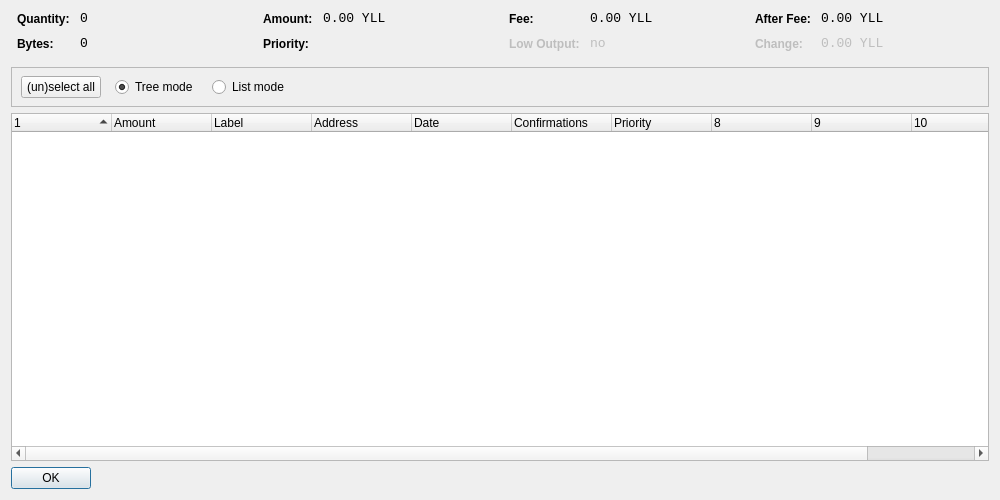
<?xml version="1.0" encoding="UTF-8"?>
<ui version="4.0">
 <class>CoinControlDialog</class>
 <widget class="QDialog" name="CoinControlDialog">
  <property name="geometry">
   <rect>
    <x>0</x>
    <y>0</y>
    <width>1000</width>
    <height>500</height>
   </rect>
  </property>
  <property name="windowTitle">
   <string>Coin Control</string>
  </property>
  <layout class="QVBoxLayout" name="verticalLayout">
   <item>
    <layout class="QHBoxLayout" name="horizontalLayoutTop" stretch="0,0,0,0">
     <property name="topMargin">
      <number>0</number>
     </property>
     <property name="bottomMargin">
      <number>10</number>
     </property>
     <item>
      <layout class="QFormLayout" name="formLayoutCoinControl1">
       <property name="horizontalSpacing">
        <number>10</number>
       </property>
       <property name="verticalSpacing">
        <number>10</number>
       </property>
       <property name="leftMargin">
        <number>6</number>
       </property>
       <property name="rightMargin">
        <number>6</number>
       </property>
       <item row="0" column="0">
        <widget class="QLabel" name="labelCoinControlQuantityText">
         <property name="styleSheet">
          <string notr="true">font-weight:bold;</string>
         </property>
         <property name="text">
          <string>Quantity:</string>
         </property>
        </widget>
       </item>
       <item row="0" column="1">
        <widget class="QLabel" name="labelCoinControlQuantity">
         <property name="font">
          <font>
           <family>Monospace</family>
           <pointsize>10</pointsize>
          </font>
         </property>
         <property name="cursor">
          <cursorShape>IBeamCursor</cursorShape>
         </property>
         <property name="contextMenuPolicy">
          <enum>Qt::ActionsContextMenu</enum>
         </property>
         <property name="text">
          <string notr="true">0</string>
         </property>
         <property name="textInteractionFlags">
          <set>Qt::LinksAccessibleByMouse|Qt::TextSelectableByKeyboard|Qt::TextSelectableByMouse</set>
         </property>
        </widget>
       </item>
       <item row="1" column="0">
        <widget class="QLabel" name="labelCoinControlBytesText">
         <property name="styleSheet">
          <string notr="true">font-weight:bold;</string>
         </property>
         <property name="text">
          <string>Bytes:</string>
         </property>
        </widget>
       </item>
       <item row="1" column="1">
        <widget class="QLabel" name="labelCoinControlBytes">
         <property name="font">
          <font>
           <family>Monospace</family>
           <pointsize>10</pointsize>
          </font>
         </property>
         <property name="cursor">
          <cursorShape>IBeamCursor</cursorShape>
         </property>
         <property name="contextMenuPolicy">
          <enum>Qt::ActionsContextMenu</enum>
         </property>
         <property name="text">
          <string notr="true">0</string>
         </property>
         <property name="textInteractionFlags">
          <set>Qt::LinksAccessibleByMouse|Qt::TextSelectableByKeyboard|Qt::TextSelectableByMouse</set>
         </property>
        </widget>
       </item>
      </layout>
     </item>
     <item>
      <layout class="QFormLayout" name="formLayoutCoinControl2">
       <property name="horizontalSpacing">
        <number>10</number>
       </property>
       <property name="verticalSpacing">
        <number>10</number>
       </property>
       <property name="leftMargin">
        <number>6</number>
       </property>
       <property name="rightMargin">
        <number>6</number>
       </property>
       <item row="0" column="0">
        <widget class="QLabel" name="labelCoinControlAmountText">
         <property name="styleSheet">
          <string notr="true">font-weight:bold;</string>
         </property>
         <property name="text">
          <string>Amount:</string>
         </property>
        </widget>
       </item>
       <item row="0" column="1">
        <widget class="QLabel" name="labelCoinControlAmount">
         <property name="font">
          <font>
           <family>Monospace</family>
           <pointsize>10</pointsize>
          </font>
         </property>
         <property name="cursor">
          <cursorShape>IBeamCursor</cursorShape>
         </property>
         <property name="contextMenuPolicy">
          <enum>Qt::ActionsContextMenu</enum>
         </property>
         <property name="text">
          <string notr="true">0.00 YLL</string>
         </property>
         <property name="textInteractionFlags">
          <set>Qt::LinksAccessibleByMouse|Qt::TextSelectableByKeyboard|Qt::TextSelectableByMouse</set>
         </property>
        </widget>
       </item>
       <item row="1" column="0">
        <widget class="QLabel" name="labelCoinControlPriorityText">
         <property name="styleSheet">
          <string notr="true">font-weight:bold;</string>
         </property>
         <property name="text">
          <string>Priority:</string>
         </property>
        </widget>
       </item>
       <item row="1" column="1">
        <widget class="QLabel" name="labelCoinControlPriority">
         <property name="font">
          <font>
           <family>Monospace</family>
           <pointsize>10</pointsize>
          </font>
         </property>
         <property name="cursor">
          <cursorShape>IBeamCursor</cursorShape>
         </property>
         <property name="contextMenuPolicy">
          <enum>Qt::ActionsContextMenu</enum>
         </property>
         <property name="text">
          <string/>
         </property>
         <property name="textInteractionFlags">
          <set>Qt::LinksAccessibleByMouse|Qt::TextSelectableByKeyboard|Qt::TextSelectableByMouse</set>
         </property>
        </widget>
       </item>
      </layout>
     </item>
     <item>
      <layout class="QFormLayout" name="formLayoutCoinControl3">
       <property name="horizontalSpacing">
        <number>10</number>
       </property>
       <property name="verticalSpacing">
        <number>10</number>
       </property>
       <property name="leftMargin">
        <number>6</number>
       </property>
       <property name="rightMargin">
        <number>6</number>
       </property>
       <item row="0" column="0">
        <widget class="QLabel" name="labelCoinControlFeeText">
         <property name="styleSheet">
          <string notr="true">font-weight:bold;</string>
         </property>
         <property name="text">
          <string>Fee:</string>
         </property>
        </widget>
       </item>
       <item row="0" column="1">
        <widget class="QLabel" name="labelCoinControlFee">
         <property name="font">
          <font>
           <family>Monospace</family>
           <pointsize>10</pointsize>
          </font>
         </property>
         <property name="cursor">
          <cursorShape>IBeamCursor</cursorShape>
         </property>
         <property name="contextMenuPolicy">
          <enum>Qt::ActionsContextMenu</enum>
         </property>
         <property name="text">
          <string notr="true">0.00 YLL</string>
         </property>
         <property name="textInteractionFlags">
          <set>Qt::LinksAccessibleByMouse|Qt::TextSelectableByKeyboard|Qt::TextSelectableByMouse</set>
         </property>
        </widget>
       </item>
       <item row="1" column="0">
        <widget class="QLabel" name="labelCoinControlLowOutputText">
         <property name="enabled">
          <bool>false</bool>
         </property>
         <property name="styleSheet">
          <string notr="true">font-weight:bold;</string>
         </property>
         <property name="text">
          <string>Low Output:</string>
         </property>
        </widget>
       </item>
       <item row="1" column="1">
        <widget class="QLabel" name="labelCoinControlLowOutput">
         <property name="enabled">
          <bool>false</bool>
         </property>
         <property name="font">
          <font>
           <family>Monospace</family>
           <pointsize>10</pointsize>
          </font>
         </property>
         <property name="cursor">
          <cursorShape>IBeamCursor</cursorShape>
         </property>
         <property name="contextMenuPolicy">
          <enum>Qt::ActionsContextMenu</enum>
         </property>
         <property name="text">
          <string notr="true">no</string>
         </property>
         <property name="textInteractionFlags">
          <set>Qt::LinksAccessibleByMouse|Qt::TextSelectableByKeyboard|Qt::TextSelectableByMouse</set>
         </property>
        </widget>
       </item>
      </layout>
     </item>
     <item>
      <layout class="QFormLayout" name="formLayoutCoinControl4">
       <property name="horizontalSpacing">
        <number>10</number>
       </property>
       <property name="verticalSpacing">
        <number>10</number>
       </property>
       <property name="leftMargin">
        <number>6</number>
       </property>
       <property name="rightMargin">
        <number>6</number>
       </property>
       <item row="0" column="0">
        <widget class="QLabel" name="labelCoinControlAfterFeeText">
         <property name="styleSheet">
          <string notr="true">font-weight:bold;</string>
         </property>
         <property name="text">
          <string>After Fee:</string>
         </property>
        </widget>
       </item>
       <item row="0" column="1">
        <widget class="QLabel" name="labelCoinControlAfterFee">
         <property name="font">
          <font>
           <family>Monospace</family>
           <pointsize>10</pointsize>
          </font>
         </property>
         <property name="cursor">
          <cursorShape>IBeamCursor</cursorShape>
         </property>
         <property name="contextMenuPolicy">
          <enum>Qt::ActionsContextMenu</enum>
         </property>
         <property name="text">
          <string notr="true">0.00 YLL</string>
         </property>
         <property name="textInteractionFlags">
          <set>Qt::LinksAccessibleByMouse|Qt::TextSelectableByKeyboard|Qt::TextSelectableByMouse</set>
         </property>
        </widget>
       </item>
       <item row="1" column="0">
        <widget class="QLabel" name="labelCoinControlChangeText">
         <property name="enabled">
          <bool>false</bool>
         </property>
         <property name="styleSheet">
          <string notr="true">font-weight:bold;</string>
         </property>
         <property name="text">
          <string>Change:</string>
         </property>
        </widget>
       </item>
       <item row="1" column="1">
        <widget class="QLabel" name="labelCoinControlChange">
         <property name="enabled">
          <bool>false</bool>
         </property>
         <property name="font">
          <font>
           <family>Monospace</family>
           <pointsize>10</pointsize>
          </font>
         </property>
         <property name="cursor">
          <cursorShape>IBeamCursor</cursorShape>
         </property>
         <property name="contextMenuPolicy">
          <enum>Qt::ActionsContextMenu</enum>
         </property>
         <property name="text">
          <string notr="true">0.00 YLL</string>
         </property>
         <property name="textInteractionFlags">
          <set>Qt::LinksAccessibleByMouse|Qt::TextSelectableByKeyboard|Qt::TextSelectableByMouse</set>
         </property>
        </widget>
       </item>
      </layout>
     </item>
    </layout>
   </item>
   <item>
    <widget class="QFrame" name="frame">
     <property name="minimumSize">
      <size>
       <width>0</width>
       <height>40</height>
      </size>
     </property>
     <property name="frameShape">
      <enum>QFrame::StyledPanel</enum>
     </property>
     <property name="frameShadow">
      <enum>QFrame::Sunken</enum>
     </property>
     <widget class="QWidget" name="horizontalLayoutWidget">
      <property name="geometry">
       <rect>
        <x>10</x>
        <y>0</y>
        <width>781</width>
        <height>41</height>
       </rect>
      </property>
      <layout class="QHBoxLayout" name="horizontalLayoutPanel" stretch="0,0,0,0,0">
       <property name="spacing">
        <number>14</number>
       </property>
       <item>
        <widget class="QPushButton" name="pushButtonSelectAll">
         <property name="sizePolicy">
          <sizepolicy hsizetype="Maximum" vsizetype="Fixed">
           <horstretch>0</horstretch>
           <verstretch>0</verstretch>
          </sizepolicy>
         </property>
         <property name="text">
          <string>(un)select all</string>
         </property>
        </widget>
       </item>
       <item>
        <widget class="QRadioButton" name="radioTreeMode">
         <property name="sizePolicy">
          <sizepolicy hsizetype="Maximum" vsizetype="Fixed">
           <horstretch>0</horstretch>
           <verstretch>0</verstretch>
          </sizepolicy>
         </property>
         <property name="text">
          <string>Tree mode</string>
         </property>
         <property name="checked">
          <bool>true</bool>
         </property>
        </widget>
       </item>
       <item>
        <widget class="QRadioButton" name="radioListMode">
         <property name="sizePolicy">
          <sizepolicy hsizetype="Maximum" vsizetype="Fixed">
           <horstretch>0</horstretch>
           <verstretch>0</verstretch>
          </sizepolicy>
         </property>
         <property name="text">
          <string>List mode</string>
         </property>
        </widget>
       </item>
       <item>
        <spacer name="horizontalSpacer">
         <property name="orientation">
          <enum>Qt::Horizontal</enum>
         </property>
         <property name="sizeHint" stdset="0">
          <size>
           <width>40</width>
           <height>20</height>
          </size>
         </property>
        </spacer>
       </item>
      </layout>
     </widget>
    </widget>
   </item>
   <item>
    <widget class="CoinControlTreeWidget" name="treeWidget">
     <property name="contextMenuPolicy">
      <enum>Qt::CustomContextMenu</enum>
     </property>
     <property name="sortingEnabled">
      <bool>false</bool>
     </property>
     <property name="columnCount">
      <number>11</number>
     </property>
     <attribute name="headerShowSortIndicator" stdset="0">
      <bool>true</bool>
     </attribute>
     <attribute name="headerStretchLastSection">
      <bool>false</bool>
     </attribute>
     <column>
      <property name="text">
       <string/>
      </property>
     </column>
     <column>
      <property name="text">
       <string>Amount</string>
      </property>
     </column>
     <column>
      <property name="text">
       <string>Label</string>
      </property>
     </column>
     <column>
      <property name="text">
       <string>Address</string>
      </property>
     </column>
     <column>
      <property name="text">
       <string>Date</string>
      </property>
     </column>
     <column>
      <property name="text">
       <string>Confirmations</string>
      </property>
      <property name="toolTip">
       <string>Confirmed</string>
      </property>
     </column>
     <column>
      <property name="text">
       <string>Priority</string>
      </property>
     </column>
     <column>
      <property name="text">
       <string/>
      </property>
     </column>
     <column>
      <property name="text">
       <string/>
      </property>
     </column>
     <column>
      <property name="text">
       <string/>
      </property>
     </column>
     <column>
      <property name="text">
       <string/>
      </property>
     </column>
    </widget>
   </item>
   <item>
    <widget class="QDialogButtonBox" name="buttonBox">
     <property name="sizePolicy">
      <sizepolicy hsizetype="Maximum" vsizetype="Fixed">
       <horstretch>0</horstretch>
       <verstretch>0</verstretch>
      </sizepolicy>
     </property>
     <property name="orientation">
      <enum>Qt::Horizontal</enum>
     </property>
     <property name="standardButtons">
      <set>QDialogButtonBox::Ok</set>
     </property>
    </widget>
   </item>
  </layout>
 </widget>
 <customwidgets>
  <customwidget>
   <class>CoinControlTreeWidget</class>
   <extends>QTreeWidget</extends>
   <header>coincontroltreewidget.h</header>
  </customwidget>
 </customwidgets>
 <resources/>
 <connections/>
</ui>
